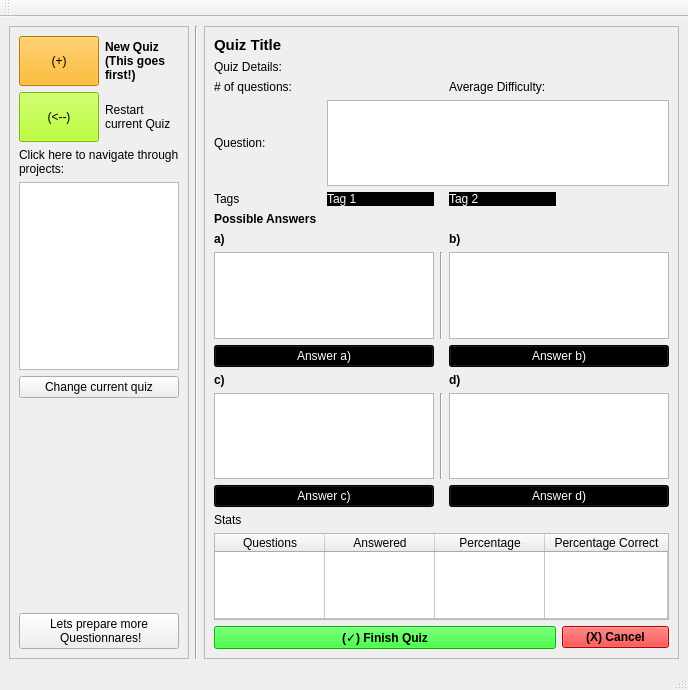
<?xml version="1.0" encoding="UTF-8"?>
<ui version="4.0">
 <class>QuizMainWindow</class>
 <widget class="QMainWindow" name="QuizMainWindow">
  <property name="geometry">
   <rect>
    <x>0</x>
    <y>0</y>
    <width>688</width>
    <height>690</height>
   </rect>
  </property>
  <property name="windowTitle">
   <string>MainWindow</string>
  </property>
  <widget class="QWidget" name="quiz_main_widget">
   <layout class="QGridLayout" name="gridLayout_2">
    <item row="0" column="2">
     <widget class="QFrame" name="quiz_right_frame">
      <property name="enabled">
       <bool>true</bool>
      </property>
      <property name="frameShape">
       <enum>QFrame::StyledPanel</enum>
      </property>
      <property name="frameShadow">
       <enum>QFrame::Raised</enum>
      </property>
      <layout class="QGridLayout" name="gridLayout">
       <item row="19" column="0" colspan="2">
        <widget class="QPushButton" name="answer_a_button">
         <property name="styleSheet">
          <string notr="true">background-color: rgb(0, 0, 0);
color: rgb(255, 255, 255);</string>
         </property>
         <property name="text">
          <string>Answer a)</string>
         </property>
        </widget>
       </item>
       <item row="17" column="0">
        <widget class="QLabel" name="label_a">
         <property name="font">
          <font>
           <weight>75</weight>
           <bold>true</bold>
          </font>
         </property>
         <property name="text">
          <string>a)</string>
         </property>
        </widget>
       </item>
       <item row="6" column="0">
        <spacer name="verticalSpacer_6">
         <property name="orientation">
          <enum>Qt::Vertical</enum>
         </property>
         <property name="sizeHint" stdset="0">
          <size>
           <width>20</width>
           <height>40</height>
          </size>
         </property>
        </spacer>
       </item>
       <item row="7" column="1" colspan="4">
        <widget class="QTextBrowser" name="main_question_text_display">
         <property name="sizePolicy">
          <sizepolicy hsizetype="Minimum" vsizetype="Expanding">
           <horstretch>0</horstretch>
           <verstretch>0</verstretch>
          </sizepolicy>
         </property>
         <property name="minimumSize">
          <size>
           <width>0</width>
           <height>50</height>
          </size>
         </property>
        </widget>
       </item>
       <item row="11" column="0">
        <spacer name="verticalSpacer_12">
         <property name="orientation">
          <enum>Qt::Vertical</enum>
         </property>
         <property name="sizeHint" stdset="0">
          <size>
           <width>20</width>
           <height>40</height>
          </size>
         </property>
        </spacer>
       </item>
       <item row="18" column="2">
        <widget class="Line" name="line_2">
         <property name="orientation">
          <enum>Qt::Vertical</enum>
         </property>
        </widget>
       </item>
       <item row="20" column="0">
        <spacer name="verticalSpacer_9">
         <property name="orientation">
          <enum>Qt::Vertical</enum>
         </property>
         <property name="sizeHint" stdset="0">
          <size>
           <width>20</width>
           <height>40</height>
          </size>
         </property>
        </spacer>
       </item>
       <item row="16" column="0">
        <widget class="QLabel" name="label_possible_answers">
         <property name="font">
          <font>
           <pointsize>9</pointsize>
           <weight>75</weight>
           <bold>true</bold>
          </font>
         </property>
         <property name="text">
          <string>Possible Answers</string>
         </property>
        </widget>
       </item>
       <item row="3" column="0">
        <widget class="QLabel" name="label_number_questions">
         <property name="text">
          <string># of questions:</string>
         </property>
        </widget>
       </item>
       <item row="18" column="0" colspan="2">
        <widget class="QTextBrowser" name="a_text_display">
         <property name="sizePolicy">
          <sizepolicy hsizetype="Minimum" vsizetype="Expanding">
           <horstretch>11</horstretch>
           <verstretch>0</verstretch>
          </sizepolicy>
         </property>
         <property name="minimumSize">
          <size>
           <width>220</width>
           <height>0</height>
          </size>
         </property>
        </widget>
       </item>
       <item row="2" column="0" colspan="5">
        <widget class="QLabel" name="label_quiz_details">
         <property name="text">
          <string>Quiz Details:</string>
         </property>
        </widget>
       </item>
       <item row="24" column="3">
        <widget class="QLabel" name="label_d">
         <property name="font">
          <font>
           <weight>75</weight>
           <bold>true</bold>
          </font>
         </property>
         <property name="text">
          <string>d)</string>
         </property>
        </widget>
       </item>
       <item row="25" column="3" colspan="2">
        <widget class="QTextBrowser" name="d_text_display">
         <property name="sizePolicy">
          <sizepolicy hsizetype="Minimum" vsizetype="Expanding">
           <horstretch>20</horstretch>
           <verstretch>0</verstretch>
          </sizepolicy>
         </property>
         <property name="minimumSize">
          <size>
           <width>220</width>
           <height>0</height>
          </size>
         </property>
        </widget>
       </item>
       <item row="19" column="3" colspan="2">
        <widget class="QPushButton" name="Answer_b_button">
         <property name="styleSheet">
          <string notr="true">background-color: rgb(0, 0, 0);
color: rgb(255, 255, 255);</string>
         </property>
         <property name="text">
          <string>Answer b)</string>
         </property>
        </widget>
       </item>
       <item row="23" column="0">
        <spacer name="verticalSpacer_11">
         <property name="orientation">
          <enum>Qt::Vertical</enum>
         </property>
         <property name="sizeHint" stdset="0">
          <size>
           <width>20</width>
           <height>40</height>
          </size>
         </property>
        </spacer>
       </item>
       <item row="15" column="0">
        <spacer name="verticalSpacer_13">
         <property name="orientation">
          <enum>Qt::Vertical</enum>
         </property>
         <property name="sizeHint" stdset="0">
          <size>
           <width>20</width>
           <height>40</height>
          </size>
         </property>
        </spacer>
       </item>
       <item row="26" column="0" colspan="2">
        <widget class="QPushButton" name="answer_c_button">
         <property name="styleSheet">
          <string notr="true">background-color: rgb(0, 0, 0);
color: rgb(255, 255, 255);</string>
         </property>
         <property name="text">
          <string>Answer c)</string>
         </property>
        </widget>
       </item>
       <item row="0" column="0">
        <widget class="QLabel" name="label_project_title_questionnare">
         <property name="font">
          <font>
           <pointsize>11</pointsize>
           <weight>75</weight>
           <bold>true</bold>
          </font>
         </property>
         <property name="text">
          <string>Quiz Title</string>
         </property>
        </widget>
       </item>
       <item row="22" column="0">
        <spacer name="verticalSpacer_8">
         <property name="orientation">
          <enum>Qt::Vertical</enum>
         </property>
         <property name="sizeHint" stdset="0">
          <size>
           <width>20</width>
           <height>40</height>
          </size>
         </property>
        </spacer>
       </item>
       <item row="8" column="0">
        <spacer name="verticalSpacer_7">
         <property name="orientation">
          <enum>Qt::Vertical</enum>
         </property>
         <property name="sizeHint" stdset="0">
          <size>
           <width>20</width>
           <height>40</height>
          </size>
         </property>
        </spacer>
       </item>
       <item row="25" column="0" colspan="2">
        <widget class="QTextBrowser" name="c_text_display">
         <property name="sizePolicy">
          <sizepolicy hsizetype="Minimum" vsizetype="Expanding">
           <horstretch>10</horstretch>
           <verstretch>0</verstretch>
          </sizepolicy>
         </property>
         <property name="minimumSize">
          <size>
           <width>220</width>
           <height>0</height>
          </size>
         </property>
        </widget>
       </item>
       <item row="7" column="0">
        <widget class="QLabel" name="label_question">
         <property name="text">
          <string>Question:</string>
         </property>
        </widget>
       </item>
       <item row="24" column="0">
        <widget class="QLabel" name="label_c">
         <property name="font">
          <font>
           <weight>75</weight>
           <bold>true</bold>
          </font>
         </property>
         <property name="text">
          <string>c)</string>
         </property>
        </widget>
       </item>
       <item row="25" column="2">
        <widget class="Line" name="line_3">
         <property name="orientation">
          <enum>Qt::Vertical</enum>
         </property>
        </widget>
       </item>
       <item row="29" column="0" colspan="5">
        <widget class="QTableWidget" name="quiz_stats_table">
         <property name="alternatingRowColors">
          <bool>true</bool>
         </property>
         <property name="selectionBehavior">
          <enum>QAbstractItemView::SelectRows</enum>
         </property>
         <property name="gridStyle">
          <enum>Qt::SolidLine</enum>
         </property>
         <property name="rowCount">
          <number>1</number>
         </property>
         <attribute name="horizontalHeaderCascadingSectionResizes">
          <bool>true</bool>
         </attribute>
         <attribute name="horizontalHeaderDefaultSectionSize">
          <number>110</number>
         </attribute>
         <attribute name="horizontalHeaderShowSortIndicator" stdset="0">
          <bool>false</bool>
         </attribute>
         <attribute name="horizontalHeaderStretchLastSection">
          <bool>true</bool>
         </attribute>
         <attribute name="verticalHeaderVisible">
          <bool>false</bool>
         </attribute>
         <attribute name="verticalHeaderMinimumSectionSize">
          <number>30</number>
         </attribute>
         <attribute name="verticalHeaderDefaultSectionSize">
          <number>35</number>
         </attribute>
         <attribute name="verticalHeaderShowSortIndicator" stdset="0">
          <bool>false</bool>
         </attribute>
         <attribute name="verticalHeaderStretchLastSection">
          <bool>true</bool>
         </attribute>
         <row/>
         <column>
          <property name="text">
           <string>Questions</string>
          </property>
         </column>
         <column>
          <property name="text">
           <string>Answered</string>
          </property>
         </column>
         <column>
          <property name="text">
           <string>Percentage</string>
          </property>
         </column>
         <column>
          <property name="text">
           <string>Percentage Correct</string>
          </property>
         </column>
        </widget>
       </item>
       <item row="26" column="3" colspan="2">
        <widget class="QPushButton" name="answer_d_button">
         <property name="styleSheet">
          <string notr="true">background-color: rgb(0, 0, 0);
color: rgb(255, 255, 255);</string>
         </property>
         <property name="text">
          <string>Answer d)</string>
         </property>
        </widget>
       </item>
       <item row="13" column="0">
        <spacer name="verticalSpacer_14">
         <property name="orientation">
          <enum>Qt::Vertical</enum>
         </property>
         <property name="sizeHint" stdset="0">
          <size>
           <width>20</width>
           <height>40</height>
          </size>
         </property>
        </spacer>
       </item>
       <item row="5" column="0">
        <spacer name="verticalSpacer_5">
         <property name="orientation">
          <enum>Qt::Vertical</enum>
         </property>
         <property name="sizeHint" stdset="0">
          <size>
           <width>20</width>
           <height>40</height>
          </size>
         </property>
        </spacer>
       </item>
       <item row="28" column="0">
        <widget class="QLabel" name="label_stats">
         <property name="text">
          <string>Stats</string>
         </property>
        </widget>
       </item>
       <item row="17" column="3">
        <widget class="QLabel" name="label_b">
         <property name="font">
          <font>
           <weight>75</weight>
           <bold>true</bold>
          </font>
         </property>
         <property name="text">
          <string>b)</string>
         </property>
        </widget>
       </item>
       <item row="18" column="3" colspan="2">
        <widget class="QTextBrowser" name="b_text_display">
         <property name="sizePolicy">
          <sizepolicy hsizetype="Minimum" vsizetype="Expanding">
           <horstretch>10</horstretch>
           <verstretch>0</verstretch>
          </sizepolicy>
         </property>
         <property name="minimumSize">
          <size>
           <width>220</width>
           <height>0</height>
          </size>
         </property>
        </widget>
       </item>
       <item row="3" column="3">
        <widget class="QLabel" name="label_average_difficulty">
         <property name="text">
          <string>Average Difficulty:</string>
         </property>
        </widget>
       </item>
       <item row="21" column="0">
        <spacer name="verticalSpacer_10">
         <property name="orientation">
          <enum>Qt::Vertical</enum>
         </property>
         <property name="sizeHint" stdset="0">
          <size>
           <width>20</width>
           <height>40</height>
          </size>
         </property>
        </spacer>
       </item>
       <item row="9" column="0">
        <widget class="QLabel" name="label_tags_question">
         <property name="text">
          <string>Tags</string>
         </property>
        </widget>
       </item>
       <item row="30" column="4">
        <widget class="QPushButton" name="cancel_quiz_button">
         <property name="font">
          <font>
           <weight>75</weight>
           <bold>true</bold>
          </font>
         </property>
         <property name="styleSheet">
          <string notr="true">background-color: rgb(255, 0, 0);</string>
         </property>
         <property name="text">
          <string>(X) Cancel</string>
         </property>
        </widget>
       </item>
       <item row="30" column="0" colspan="4">
        <widget class="QPushButton" name="dinish_quiz_button">
         <property name="font">
          <font>
           <weight>75</weight>
           <bold>true</bold>
          </font>
         </property>
         <property name="styleSheet">
          <string notr="true">background-color: rgb(0, 255, 0);</string>
         </property>
         <property name="text">
          <string>(✓) Finish Quiz</string>
         </property>
         <property name="checkable">
          <bool>false</bool>
         </property>
         <property name="autoDefault">
          <bool>false</bool>
         </property>
         <property name="default">
          <bool>false</bool>
         </property>
         <property name="flat">
          <bool>false</bool>
         </property>
        </widget>
       </item>
       <item row="9" column="1">
        <widget class="QLabel" name="label_tag_1">
         <property name="enabled">
          <bool>true</bool>
         </property>
         <property name="styleSheet">
          <string notr="true">background-color: rgb(0, 0, 0);
color: rgb(255, 255, 255);</string>
         </property>
         <property name="text">
          <string>Tag 1</string>
         </property>
        </widget>
       </item>
       <item row="9" column="3">
        <widget class="QLabel" name="label_tag_2">
         <property name="styleSheet">
          <string notr="true">background-color: rgb(0, 0, 0);
color: rgb(255, 255, 255);</string>
         </property>
         <property name="text">
          <string>Tag 2</string>
         </property>
        </widget>
       </item>
      </layout>
     </widget>
    </item>
    <item row="0" column="0">
     <widget class="QFrame" name="quiz_left_frame">
      <property name="sizePolicy">
       <sizepolicy hsizetype="Fixed" vsizetype="Preferred">
        <horstretch>12</horstretch>
        <verstretch>1</verstretch>
       </sizepolicy>
      </property>
      <property name="minimumSize">
       <size>
        <width>180</width>
        <height>0</height>
       </size>
      </property>
      <property name="frameShape">
       <enum>QFrame::StyledPanel</enum>
      </property>
      <property name="frameShadow">
       <enum>QFrame::Raised</enum>
      </property>
      <layout class="QFormLayout" name="formLayout">
       <item row="0" column="0">
        <widget class="QPushButton" name="new_quiz_button">
         <property name="minimumSize">
          <size>
           <width>45</width>
           <height>50</height>
          </size>
         </property>
         <property name="font">
          <font>
           <weight>50</weight>
           <bold>false</bold>
          </font>
         </property>
         <property name="styleSheet">
          <string notr="true">background-color: rgb(255, 170, 0);</string>
         </property>
         <property name="text">
          <string>(+)</string>
         </property>
        </widget>
       </item>
       <item row="0" column="1">
        <widget class="QLabel" name="label_3">
         <property name="font">
          <font>
           <weight>75</weight>
           <bold>true</bold>
          </font>
         </property>
         <property name="text">
          <string>New Quiz 
(This goes first!)</string>
         </property>
         <property name="wordWrap">
          <bool>true</bool>
         </property>
        </widget>
       </item>
       <item row="1" column="0">
        <widget class="QPushButton" name="restart_quiz_button">
         <property name="minimumSize">
          <size>
           <width>0</width>
           <height>50</height>
          </size>
         </property>
         <property name="styleSheet">
          <string notr="true">background-color: rgb(170, 255, 0);</string>
         </property>
         <property name="text">
          <string>(&lt;--)</string>
         </property>
        </widget>
       </item>
       <item row="1" column="1">
        <widget class="QLabel" name="label_4">
         <property name="text">
          <string>Restart current Quiz</string>
         </property>
         <property name="wordWrap">
          <bool>true</bool>
         </property>
        </widget>
       </item>
       <item row="2" column="0" colspan="2">
        <widget class="QLabel" name="label_project_nav">
         <property name="text">
          <string>Click here to navigate through projects:</string>
         </property>
         <property name="wordWrap">
          <bool>true</bool>
         </property>
        </widget>
       </item>
       <item row="5" column="0">
        <spacer name="verticalSpacer">
         <property name="orientation">
          <enum>Qt::Vertical</enum>
         </property>
         <property name="sizeHint" stdset="0">
          <size>
           <width>20</width>
           <height>40</height>
          </size>
         </property>
        </spacer>
       </item>
       <item row="6" column="0">
        <spacer name="verticalSpacer_2">
         <property name="orientation">
          <enum>Qt::Vertical</enum>
         </property>
         <property name="sizeHint" stdset="0">
          <size>
           <width>20</width>
           <height>40</height>
          </size>
         </property>
        </spacer>
       </item>
       <item row="7" column="0">
        <spacer name="verticalSpacer_3">
         <property name="orientation">
          <enum>Qt::Vertical</enum>
         </property>
         <property name="sizeHint" stdset="0">
          <size>
           <width>20</width>
           <height>40</height>
          </size>
         </property>
        </spacer>
       </item>
       <item row="8" column="0">
        <spacer name="verticalSpacer_4">
         <property name="orientation">
          <enum>Qt::Vertical</enum>
         </property>
         <property name="sizeHint" stdset="0">
          <size>
           <width>20</width>
           <height>40</height>
          </size>
         </property>
        </spacer>
       </item>
       <item row="9" column="0">
        <spacer name="verticalSpacer_15">
         <property name="orientation">
          <enum>Qt::Vertical</enum>
         </property>
         <property name="sizeHint" stdset="0">
          <size>
           <width>20</width>
           <height>40</height>
          </size>
         </property>
        </spacer>
       </item>
       <item row="3" column="0" colspan="2">
        <widget class="QListWidget" name="main_list_widget">
         <property name="sizePolicy">
          <sizepolicy hsizetype="Fixed" vsizetype="Preferred">
           <horstretch>0</horstretch>
           <verstretch>0</verstretch>
          </sizepolicy>
         </property>
         <property name="minimumSize">
          <size>
           <width>81</width>
           <height>0</height>
          </size>
         </property>
         <property name="frameShadow">
          <enum>QFrame::Sunken</enum>
         </property>
         <property name="lineWidth">
          <number>3</number>
         </property>
        </widget>
       </item>
       <item row="4" column="0" colspan="2">
        <widget class="QPushButton" name="change_quiz_button">
         <property name="text">
          <string>Change current quiz</string>
         </property>
        </widget>
       </item>
       <item row="10" column="0" colspan="2">
        <widget class="QPushButton" name="go_to_questionnare_button">
         <property name="text">
          <string>Lets prepare more
 Questionnares!</string>
         </property>
        </widget>
       </item>
      </layout>
      <zorder>label_3</zorder>
      <zorder>new_quiz_button</zorder>
      <zorder>restart_quiz_button</zorder>
      <zorder>label_4</zorder>
      <zorder>label_project_nav</zorder>
      <zorder>main_list_widget</zorder>
      <zorder>change_quiz_button</zorder>
      <zorder>go_to_questionnare_button</zorder>
     </widget>
    </item>
    <item row="0" column="1">
     <widget class="Line" name="line">
      <property name="orientation">
       <enum>Qt::Vertical</enum>
      </property>
     </widget>
    </item>
   </layout>
  </widget>
  <widget class="QMenuBar" name="quiz_menu_bar">
   <property name="geometry">
    <rect>
     <x>0</x>
     <y>0</y>
     <width>688</width>
     <height>21</height>
    </rect>
   </property>
  </widget>
  <widget class="QStatusBar" name="quiz_status_bar"/>
  <widget class="QToolBar" name="quiz_tool_bar">
   <property name="sizePolicy">
    <sizepolicy hsizetype="Fixed" vsizetype="Fixed">
     <horstretch>0</horstretch>
     <verstretch>0</verstretch>
    </sizepolicy>
   </property>
   <property name="windowTitle">
    <string>toolBar</string>
   </property>
   <attribute name="toolBarArea">
    <enum>TopToolBarArea</enum>
   </attribute>
   <attribute name="toolBarBreak">
    <bool>false</bool>
   </attribute>
  </widget>
 </widget>
 <resources/>
 <connections/>
</ui>
